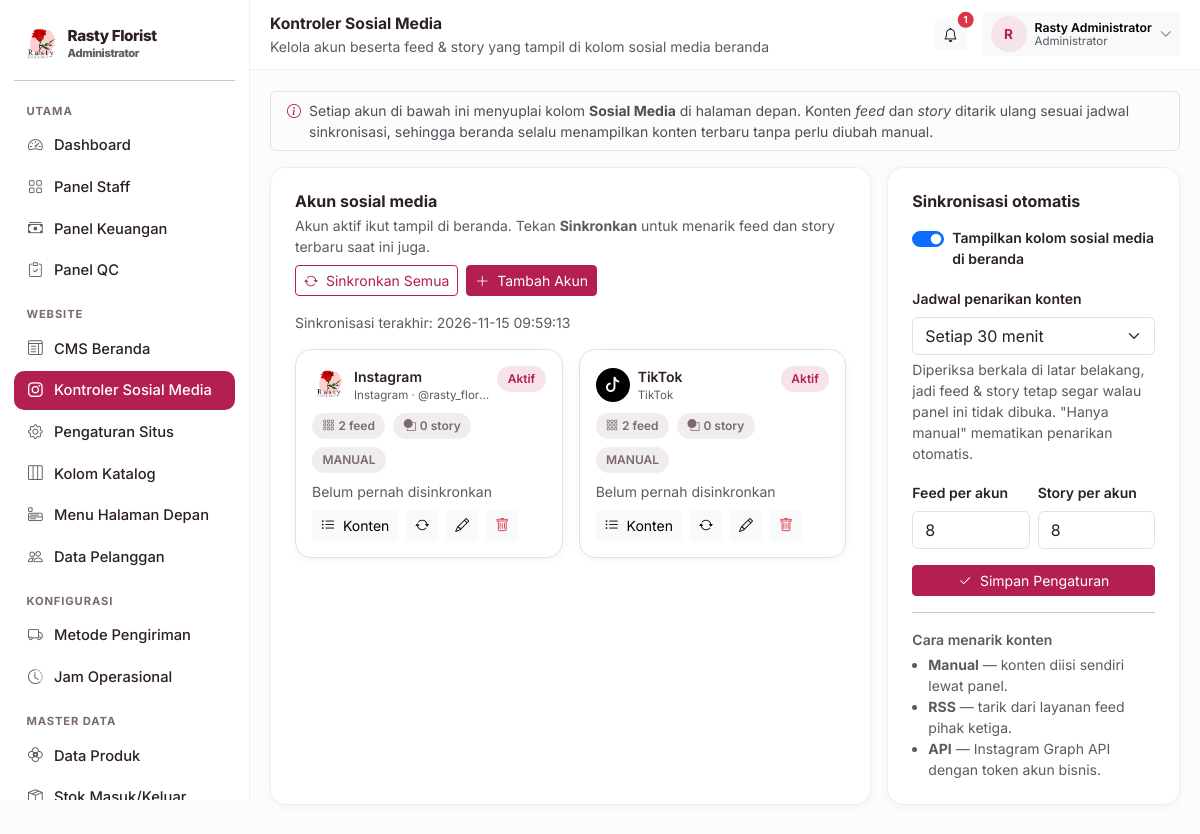
The app's page /admin/sosial (signed in) with its own data.
### tables this page shows
CREATE TABLE settings (
    key TEXT PRIMARY KEY,
    value TEXT
);

CREATE TABLE users (
    id INTEGER PRIMARY KEY AUTOINCREMENT,
    username TEXT UNIQUE NOT NULL,
    password_hash TEXT NOT NULL,
    nama TEXT NOT NULL,
    role TEXT NOT NULL,
    telepon TEXT DEFAULT '',
    email TEXT DEFAULT '',
    alamat TEXT DEFAULT '',
    aktif INTEGER NOT NULL DEFAULT 1,
    created_at TEXT NOT NULL
);

CREATE TABLE social_accounts (
    id INTEGER PRIMARY KEY AUTOINCREMENT,
    platform TEXT NOT NULL DEFAULT 'instagram',
    nama TEXT DEFAULT '',
    username TEXT DEFAULT '',
    url TEXT DEFAULT '',
    avatar TEXT DEFAULT '',
    sumber TEXT NOT NULL DEFAULT 'manual',
    feed_url TEXT DEFAULT '',
    story_url TEXT DEFAULT '',
    token TEXT DEFAULT '',
    sinkron_otomatis INTEGER NOT NULL DEFAULT 1,
    jumlah_feed INTEGER NOT NULL DEFAULT 12,
    jumlah_story INTEGER NOT NULL DEFAULT 10,
    aktif INTEGER NOT NULL DEFAULT 1,
    urutan INTEGER DEFAULT 0,
    terakhir_sinkron TEXT DEFAULT '',
    status_sinkron TEXT DEFAULT '',
    created_at TEXT NOT NULL
);

### blueprints/admin.py (the view)
@bp.route("/sosial")
@helpers.feature_required("sosial")
def sosial():
    _sosial_siap()
    account_id = request.args.get("akun", type=int)
    akun = database.social_account(account_id) if account_id else None
    jenis = request.args.get("jenis", "feed")
    if jenis not in database.SOCIAL_JENIS_LABEL:
        jenis = "feed"
    items = database.social_items(
        account_id=akun["id"] if akun else None, jenis=jenis) if akun else []
    return render_template(
        "admin/sosial.html",
        ringkas=database.social_ringkas(),
        akun=akun,
        akun_id=akun["id"] if akun else None,
        jenis=jenis,
        items=items,
        settings=database.all_settings(),
        platform_label=database.SOCIAL_PLATFORM_LABEL,
        platform_ikon=database.SOCIAL_PLATFORM_IKON,
        platform_warna=database.SOCIAL_PLATFORM_WARNA,
        PLATFORM=database.SOCIAL_PLATFORM,
        SUMBER=database.SOCIAL_SUMBER,
        JENIS=database.SOCIAL_JENIS,
        INTERVAL=database.SOCIAL_INTERVAL,
    )

### blueprints/admin.py (called while the page is built)
@bp.before_request
@helpers.role_required("administrator", "staff_kantor")
def guard():
    pass

@bp.before_request
def restrict_to_admin():
    from flask import request as _rq
    if _rq.endpoint and _rq.endpoint.split(".")[-1] in STAFF_ONLY:
        if helpers.current_user().role != "administrator":
            abort(403)

def _sosial_siap():
    import social_sync
    if not database.social_sinkron_jatuh_tempo():
        return
    threading.Thread(
        target=social_sync.sinkron_terjadwal,
        args=(current_app.config["DATABASE"], current_app.config["UPLOAD_FOLDER"]),
        daemon=True, name="sosial-sync-panel").start()

### db.py (called while the page is built)
def invoice_logo_px(settings=None):
    ukuran = (settings or all_settings()).get("invoice_logo_ukuran", "sedang")
    for kunci, _label, px in INVOICE_LOGO_UKURAN:
        if kunci == ukuran:
            return px
    return 64

def katalog_dari(settings):
    return {key: settings.get(key, "1") == "1" for key, _label, _ket in KATALOG_SEKSI}

def social_accounts(aktif_saja=False):
    sql = "SELECT * FROM social_accounts"
    if aktif_saja:
        sql += " WHERE aktif = 1"
    sql += " ORDER BY urutan, id"
    return query(sql)

def social_ringkas():
    rows = []
    for account in social_accounts():
        jumlah = {k: 0 for k, _l, _i, _k in SOCIAL_JENIS}
        for item in query(
                "SELECT jenis, COUNT(*) AS c FROM social_items WHERE account_id = ? AND aktif = 1"
                " GROUP BY jenis", (account["id"],)):
            jumlah[item["jenis"]] = item["c"]
        baris = {k: v for k, v in dict(account).items() if k != "token"}
        baris["token_ada"] = bool(account["token"])
        baris["jumlah"] = jumlah
        baris["total"] = sum(jumlah.values())
        rows.append(baris)
    return rows

def social_jadwal_sinkron():
    try:
        menit = int(get_setting("sosial_interval", "30") or 0)
    except (TypeError, ValueError):
        menit = 0
    return max(0, menit) * 60

def social_sinkron_jatuh_tempo(settings=None):
    if (settings or all_settings()).get("sosial_aktif", "1") != "1":
        return False
    selang = social_jadwal_sinkron()
    if not selang:
        return False
    terakhir = get_setting("sosial_terakhir_sinkron", "")
    if not terakhir:
        return True
    try:
        lalu = datetime.strptime(terakhir, "%Y-%m-%d %H:%M:%S")
    except ValueError:
        return True
    return (datetime.now() - lalu).total_seconds() >= selang

### templates/admin/sosial.html (shortened to what this page needs)
{% extends "panel_base.html" %}
{% block heading %}Kontroler Sosial Media{% endblock %}
{% block subheading %}Kelola akun beserta feed &amp; story yang tampil di kolom sosial media beranda{% endblock %}
{% block content %}
<div class="alert alert-light border d-flex gap-2 py-2 small">
  <i class="bi bi-info-circle text-rf"></i>
  <div>
    Setiap akun di bawah ini menyuplai kolom <strong>Sosial Media</strong> di halaman depan.
    Konten <em>feed</em> dan <em>story</em> ditarik ulang sesuai jadwal sinkronisasi, sehingga
    beranda selalu menampilkan konten terbaru tanpa perlu diubah manual.
  </div>
</div>
<div class="row g-3 mb-3">
  <div class="col-lg-8">
    <div class="rf-card p-4 h-100">
      <div class="d-flex justify-content-between align-items-start flex-wrap gap-2 mb-3">
        <div>
          <h6 class="fw-bold mb-1">Akun sosial media</h6>
          <p class="small text-muted mb-0">
            Akun aktif ikut tampil di beranda. Tekan <strong>Sinkronkan</strong> untuk menarik
            feed dan story terbaru saat ini juga.
          </p>
        </div>
        <div class="d-flex gap-2">
          <form method="post" action="{{ url_for('admin.sosial_sinkron_semua') }}">
            <button class="btn btn-sm btn-outline-rf" {% if not ringkas %}disabled{% endif %}>
              <i class="bi bi-arrow-repeat me-1"></i> Sinkronkan Semua
            </button>
          </form>
          <button class="btn btn-primary btn-sm" onclick="openAkun()">
            <i class="bi bi-plus-lg me-1"></i> Tambah Akun
          </button>
        </div>
      </div>
      {% if settings.sosial_terakhir_sinkron %}
      <div class="small text-muted mb-3">
        Sinkronisasi terakhir: {{ settings.sosial_terakhir_sinkron }}
      </div>
      {% endif %}
      <div class="row g-3">
        {% for a in ringkas %}
        <div class="col-md-6">
          <div class="rf-card p-3 h-100 border {{ 'border-rf' if a.id == akun_id }}">
            <div class="d-flex justify-content-between align-items-start gap-2 mb-2">
              <div class="d-flex align-items-center gap-2 min-w-0">
                {% if a.avatar %}
                  <img src="{{ url_for('static', filename='uploads/' + a.avatar) }}"
                       alt="" style="width:34px;height:34px;border-radius:50%;object-fit:cover">
                {% else %}
                  <span class="rf-akun-ikon" style="background:{{ platform_warna.get(a.platform, '#888') }}">
                    <i class="bi bi-{{ platform_ikon.get(a.platform, 'globe2') }}"></i>
                  </span>
                {% endif %}
                <div class="min-w-0">
                  <div class="fw-semibold small text-truncate">{{ a.nama or a.username }}</div>
                  <div class="text-muted text-truncate" style="font-size:.72rem">
                    {{ platform_label.get(a.platform, a.platform) }}
                    {% if a.username %}· &#64;{{ a.username }}{% endif %}
                  </div>
                </div>
              </div>
              <span class="rf-chip {{ '' if a.aktif else 'gray' }}">{{ 'Aktif' if a.aktif else 'Off' }}</span>
            </div>
            <div class="d-flex flex-wrap gap-2 mb-2">
              <span class="rf-chip gray"><i class="bi bi-grid-3x3-gap me-1"></i>{{ a.jumlah.feed }} feed</span>
              <span class="rf-chip gray"><i class="bi bi-circle-square me-1"></i>{{ a.jumlah.story }} story</span>
              <span class="rf-chip gray">{{ a.sumber|upper }}</span>
            </div>
            <div class="small text-muted mb-2">
              {% if a.terakhir_sinkron %}
                Sinkron: {{ a.terakhir_sinkron }}
              {% else %}
                Belum pernah disinkronkan
              {% endif %}
            </div>
            <div class="d-flex flex-wrap gap-2">
              <a class="btn btn-sm btn-light" href="{{ url_for('admin.sosial', akun=a.id) }}">
                <i class="bi bi-list-ul me-1"></i> Konten
              </a>
              <form method="post" action="{{ url_for('admin.sosial_sinkron', account_id=a.id) }}">
                <button class="btn btn-sm btn-light" title="Tarik feed & story terbaru">
                  <i class="bi bi-arrow-repeat"></i>
                </button>
              </form>
              <button class="btn btn-sm btn-light" onclick='openAkun({{ a|tojson }})' title="Ubah akun">
                <i class="bi bi-pencil"></i>
              </button>
              <form method="post" action="{{ url_for('admin.sosial_akun_hapus', account_id=a.id) }}"
                    onsubmit="return confirm('Hapus akun ini beserta seluruh feed & story-nya?')">
                <button class="btn btn-sm btn-light text-danger"><i class="bi bi-trash"></i></button>
              </form>
            </div>
          </div>
        </div>
        {% else %}
        <div class="col-12">
          <div class="rf-empty">
            Belum ada akun sosial media. Tambahkan akun agar kolom sosial media beranda terisi.
          </div>
        </div>
        {% endfor %}
      </div>
    </div>
  </div>
  <div class="col-lg-4">
    <div class="rf-card p-4 h-100">
      <h6 class="fw-bold mb-3">Sinkronisasi otomatis</h6>
      <form method="post" action="{{ url_for('admin.sosial_pengaturan') }}">
        <div class="form-check form-switch mb-3">
          <input class="form-check-input" type="checkbox" role="switch" name="sosial_aktif"
                 id="s_aktif" {% if settings.sosial_aktif == '1' %}checked{% endif %}>
          <label class="form-check-label small fw-semibold" for="s_aktif">
            Tampilkan kolom sosial media di beranda
          </label>
        </div>
        <div class="mb-3">
          <label class="form-label small fw-semibold">Jadwal penarikan konten</label>
          <select name="sosial_interval" class="form-select">
            {% for menit, label in INTERVAL %}
            <option value="{{ menit }}"
                    {% if settings.sosial_interval|int == menit %}selected{% endif %}>{{ label }}</option>
            {% endfor %}
          </select>
          <div class="form-text">
            Diperiksa berkala di latar belakang, jadi feed & story tetap segar
            walau panel ini tidak dibuka. "Hanya manual" mematikan penarikan otomatis.
          </div>
        </div>
        <div class="row g-2 mb-3">
          <div class="col-6">
            <label class="form-label small fw-semibold">Feed per akun</label>
            <input type="number" name="sosial_feed_tampil" class="form-control" min="1" max="24"
                   value="{{ settings.sosial_feed_tampil }}">
          </div>
          <div class="col-6">
            <label class="form-label small fw-semibold">Story per akun</label>
            <input type="number" name="sosial_story_tampil" class="form-control" min="1" max="24"
                   value="{{ settings.sosial_story_tampil }}">
          </div>
        </div>
        <button class="btn btn-primary btn-sm w-100">
          <i class="bi bi-check2 me-1"></i> Simpan Pengaturan
        </button>
      </form>
      <hr class="my-3">
      <div class="small text-muted">
        <div class="fw-semibold mb-1">Cara menarik konten</div>
        <ul class="mb-0 ps-3">
          <li><strong>Manual</strong> — konten diisi sendiri lewat panel.</li>
          <li><strong>RSS</strong> — tarik dari layanan feed pihak ketiga.</li>
          <li><strong>API</strong> — Instagram Graph API dengan token akun bisnis.</li>
        </ul>
      </div>
    </div>
  </div>
</div>
{% endblock %}

### templates/panel_base.html (shortened to what this page needs)
<!doctype html>
<html lang="id">
<head>
  <link href="https://cdn.jsdelivr.net/npm/bootstrap@5.3.3/dist/css/bootstrap.min.css" rel="stylesheet">
  <link href="https://cdn.jsdelivr.net/npm/bootstrap-icons@1.11.3/font/bootstrap-icons.min.css" rel="stylesheet">
</head>
<body>
<div class="rf-shell">
  <aside class="rf-sidebar" id="rfSidebar">
    <a href="{{ panel_url }}" class="d-flex align-items-center gap-2 rf-brand px-2 py-2 mb-2">
      {% if settings.logo %}
        <img src="{{ url_for('static', filename='uploads/' + settings.logo) }}" alt="Logo">
      {% else %}
        <span class="rf-brand-mark">R</span>
      {% endif %}
      <div>
        <div style="font-size:.95rem;line-height:1.1">{{ settings.nama_toko }}</div>
        <div class="small text-muted" style="font-size:.7rem">{{ ROLE_LABEL.get(current_user.role, '') }}</div>
      </div>
    </a>
    <hr class="my-2">
    <ul class="nav flex-column">
      {% for grup, item_menu in menu %}
        {% set visible = item_menu | selectattr('2', 'in', features_aktif) | list %}
        {% if visible %}
          <li class="rf-sidebar-head">{{ grup }}</li>
          {% for label, endpoint, fitur, ikon in visible %}
          <li class="nav-item">
            <a class="nav-link {% if request.endpoint == endpoint %}active{% endif %}" href="{{ url_for(endpoint) }}">
              <span class="rf-ico"><i class="bi bi-{{ ikon }}"></i></span>
              <span>{{ label }}</span>
            </a>
          </li>
          {% endfor %}
        {% endif %}
      {% endfor %}
    </ul>
  </aside>
  <div class="rf-main">
    <div class="rf-topbar">
      <div class="flex-grow-1">
        <div class="fw-bold" style="font-size:.98rem">{% block heading %}Panel{% endblock %}</div>
        <div class="small text-muted">{% block subheading %}{% endblock %}</div>
      </div>
      <a href="{{ notif_url or url_for('public.index') }}" class="btn btn-sm btn-light position-relative">
        <i class="bi bi-bell"></i>
        {% if unread %}<span class="position-absolute top-0 start-100 translate-middle badge rounded-pill bg-danger" style="font-size:.6rem">{{ unread }}</span>{% endif %}
      </a>
      <div class="dropdown">
        <button class="btn btn-sm btn-light d-flex align-items-center gap-2 border-0" type="button"
                data-bs-toggle="dropdown" data-bs-display="static" aria-expanded="false">
          <span class="rf-avatar">{{ current_user.nama[:1]|upper }}</span>
          <span class="d-none d-md-block small text-start" style="line-height:1.1">
            <span class="fw-semibold d-block">{{ current_user.nama }}</span>
            <span class="text-muted d-block" style="font-size:.72rem">{{ ROLE_LABEL.get(current_user.role, '') }}</span>
          </span>
          <i class="bi bi-chevron-down small text-muted"></i>
        </button>
      </div>
    </div>
    <div class="rf-content">
      {% block content %}{% endblock %}
    </div>
  </div>
</div>
</body>
</html>

### templates/admin/sosial.html (style rules this page uses)
.min-w-0 { min-width: 0; }
.rf-akun-ikon { display: grid; place-items: center; width: 34px; height: 34px; border-radius: 50%; color: #fff; font-size: .95rem; flex: 0 0 34px; }

### records on screen
settings: value (picture)
settings: nama_toko "Rasty Florist"
users: get "Administrator", nama "R", nama "Rasty Administrator"
settings: sosial_terakhir_sinkron "2026-11-15 09:59:13"
social_accounts: avatar (picture), nama "Instagram", get "Instagram", username "rasty_flo…", aktif "Aktif", jumlah.feed "2", jumlah.story "0", sumber "MANUAL", terakhir_sinkron "Belum pernah disinkronkan"
social_accounts: nama "TikTok", get "TikTok", aktif "Aktif", jumlah.feed "2", jumlah.story "0", sumber "MANUAL", terakhir_sinkron "Belum pernah disinkronkan"
settings: sosial_interval "Setiap 30 menit"

### other values on screen
{{ grup }} "UTAMA" "WEBSITE" "KONFIGURASI" "MASTER DATA"
{{ label }} "Dashboard" "Panel Staff" "Panel Keuangan" "Panel QC" "CMS Beranda" "Kontroler Sosial Media" "Pengaturan Situs" "Kolom Katalog" "Menu Halaman Depan" "Data Pelanggan" "Metode Pengiriman" "Jam Operasional" "Data Produk"
{{ unread }} "1"
